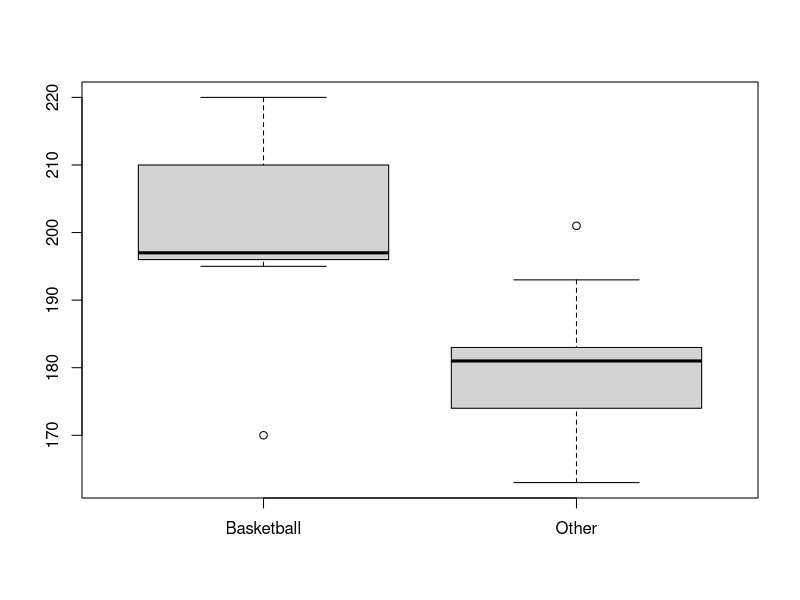
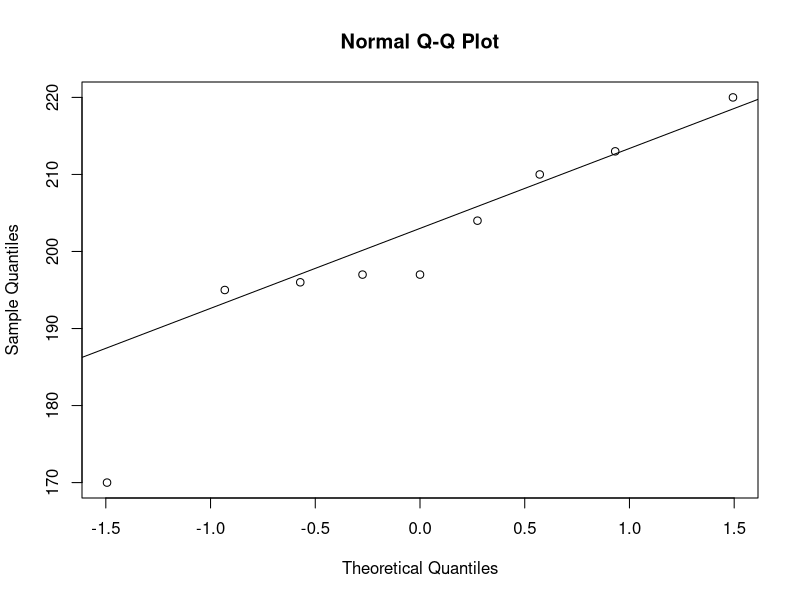
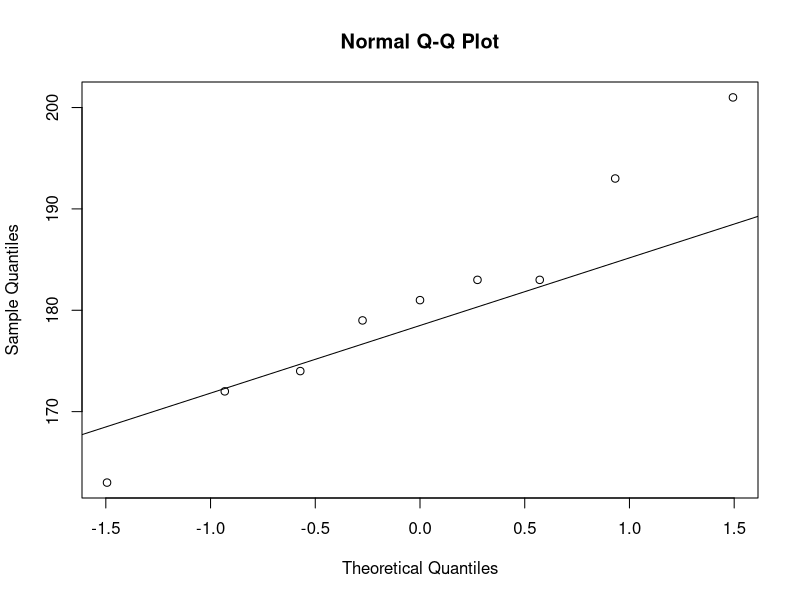
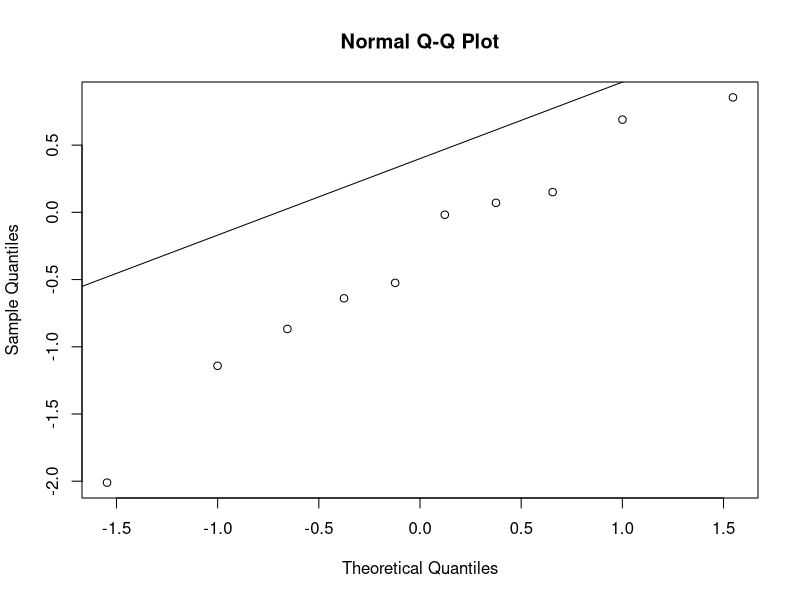
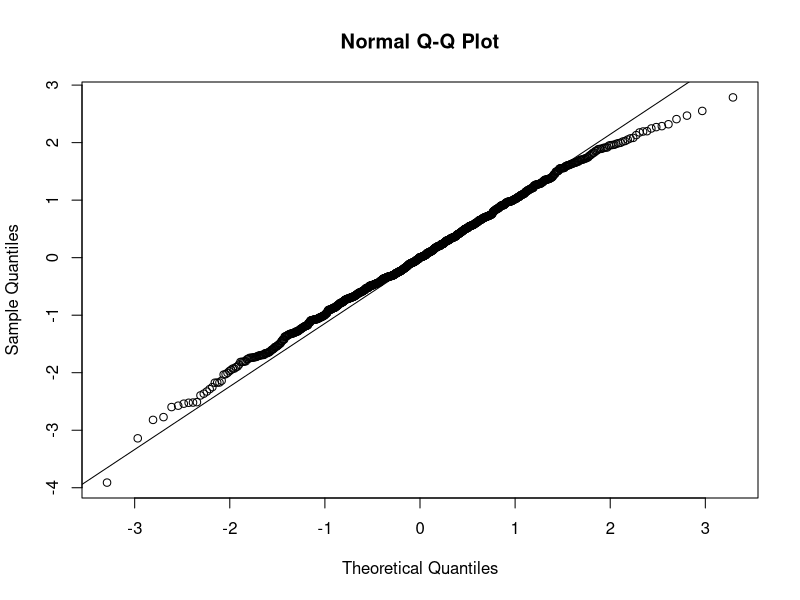
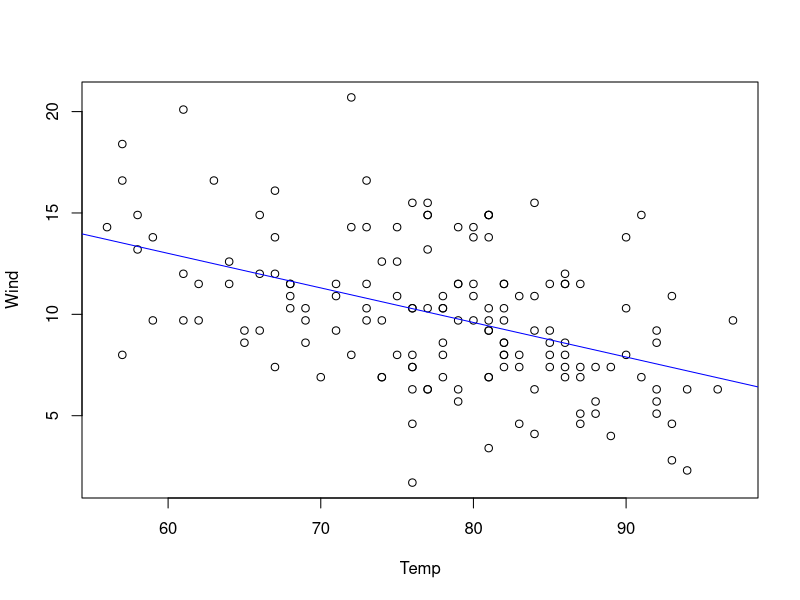
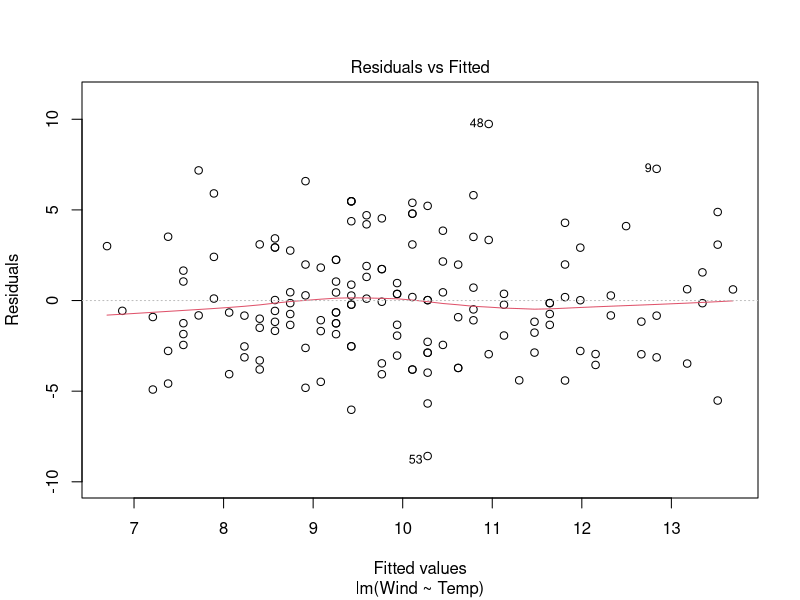
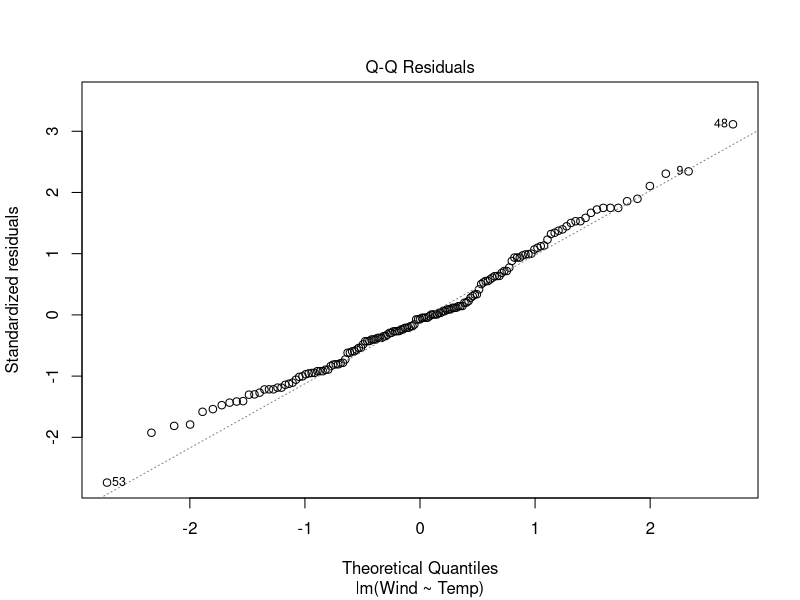

R code for these plots, in order:

# Hypothesis testing ----------------------------------------------------------

# Source: Introcuction to R by Jan Wunder (© Jan Wunder, 2016)


# General workflow ----------
# 1. Formulate hypothesis
# 2. Perform the experiment / Collect data
# 3. Explore data
# 4. Test hypothesis with appropriate test (check test assumptions!)


# Prepare workspace ----------
#setwd("path_to_your_working_directory") # replace with your working directory
#rm(list = ls())


# Two sample tests ------------------------------------------------------------
# Test whether two group means are the same

# Two sample t-test ----------
# Test assumptions: 
# i) independent groups (paired = FALSE): data is normally distributed
#    (+ equal variances)
# ii) dependent groups (paired = TRUE): data is normally distributed


# 1. Null Hypothesis: Basketball players are as tall as other people

# 2. Collect data
basketball <- c(196, 195, 213, 170, 197, 204, 220, 210, 197) # height in cm
other <- c(183, 179, 174, 172, 193, 163, 183, 201, 181) # height in cm

# 3. Explore data
boxplot(basketball, other, names = c("Basketball", "Other"))

# 4. Test hypothesis (two sample t-test, independent groups)
t.test(x = basketball, y = other, alternative = "two.sided", paired = FALSE)

# Check test assumptions
qqnorm(basketball)
qqline(basketball)
qqnorm(other)
qqline(other)
# influence of sample size
qqnorm(rnorm(10)) # sample 10 observations from normal distribution
qqline(rnorm(10))
qqnorm(rnorm(1000)) # sample 1000 observations from normal distribution
qqline(rnorm(1000))


# Wilcoxon test ----------
# Test assumptions: 
# i) independent groups (paired = FALSE): groups have the same distribution
# ii) dependent groups (paired = TRUE): groups have the same distribution

# 4. Test hypothesis (wilcoxon text, independent groups)
wilcox.test(x = basketball, y = other, alternative = "two.sided", 
            paired = FALSE)



# Linear models ---------------------------------------------------------------

# Load data
data(airquality)
head(airquality)

# Relationship between wind and temperature
plot(data = airquality, Wind ~ Temp)

linear_model <- lm(data = airquality, Wind ~ Temp)
summary(linear_model)

# add linear model to plot
abline(linear_model, col = "blue")

# diagnostic plots
plot(linear_model)
?plot.lm

